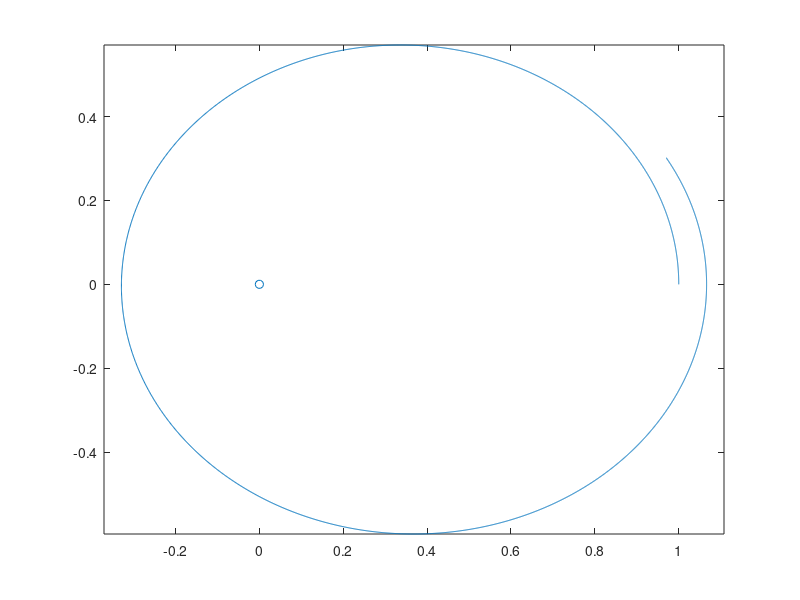

This figure's MATLAB source:
% 参数设定
GM = 1; % 万有引力常数乘以中心天体质量
x0 = 1; y0 = 0; % 初始位置
vx0 = 0; vy0 = 0.7; % 初始速度
T = 4; Nstep = 4000; % 总时间和步数
dt = T/Nstep; % 步长

% 矩阵预赋值
x = nan(Nstep,1); y = x;
x1 = x;  y1 = x;
x2 = x; y2 = x;

% 初始位置，速度，加速度
x(1) = x0; y(1) = y0; % 初位置
x1(1) = vx0; y1(1) = vy0; % 初速度
x2(1) = -GM*x(1)/(x(1)^2+y(1)^2)^(3/2); % 代入方程得到 x''(0)
y2(1) = -GM*y(1)/(x(1)^2+y(1)^2)^(3/2); % 代入方程得到 y''(0)

% 迭代循环
for ii = 2:Nstep
    x(ii) = x(ii-1)+x1(ii-1)*dt; % x的微分
    y(ii) = y(ii-1)+y1(ii-1)*dt; % y的微分
    
    x1(ii) = x1(ii-1)+x2(ii-1)*dt; % x' 的微分
    y1(ii) = y1(ii-1)+y2(ii-1)*dt; % y' 的微分

    x2(ii) = -GM*x(ii)/(x(ii)^2+y(ii)^2)^(3/2); % 代入微分方程求出 x''
    y2(ii) = -GM*y(ii)/(x(ii)^2+y(ii)^2)^(3/2); % 代入微分方程求出 y''
end

% 画图
plot(x,y); % 画行星轨道
axis equal; % xy坐标长度一致
hold on; % 继续画图
scatter(0,0); % 标出中心天体
